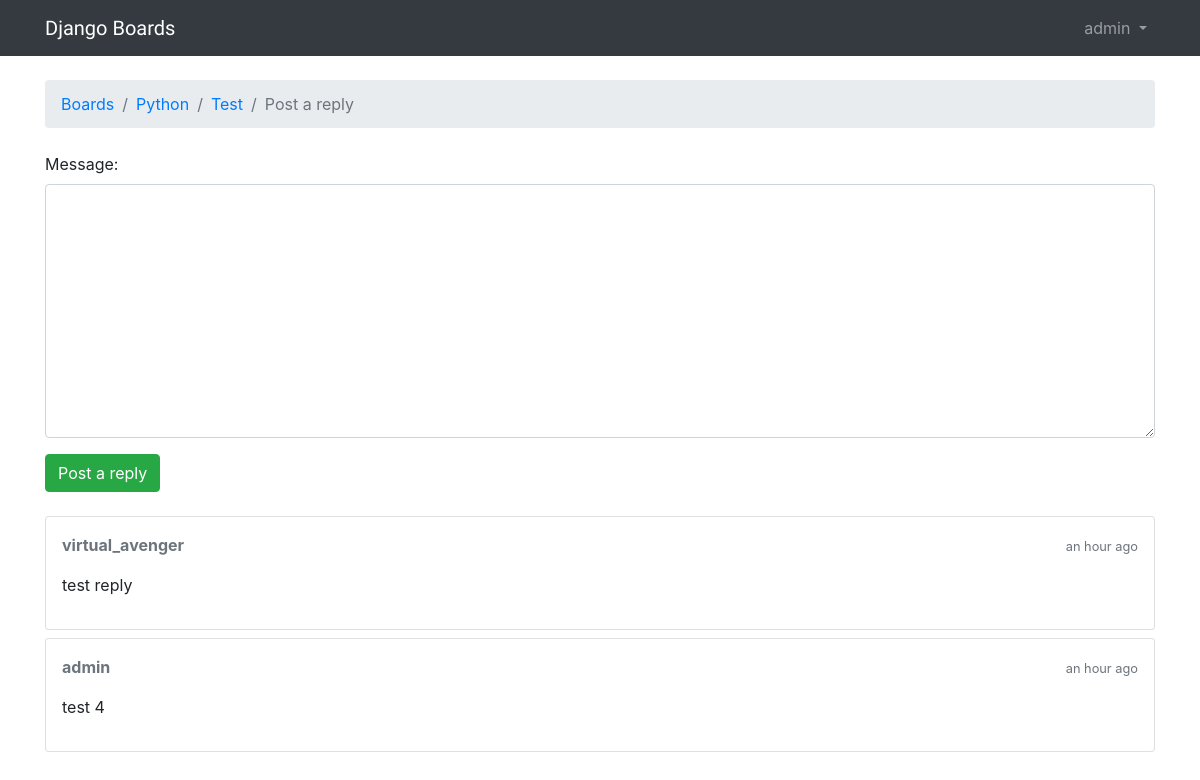
Page /boards/2/topics/3/reply/ (signed in) on the committed database.
### boards/models.py (models this page shows, shortened)
class Topic(models.Model):
    subject = models.CharField(max_length=225, unique=True)
    last_updated = models.DateTimeField(auto_now_add=True, null=True)
    board = models.ForeignKey(Board, related_name='topics', on_delete=models.CASCADE)
    starter = models.ForeignKey(User, related_name='topics', on_delete=models.SET('deleted user'))
    views = models.PositiveIntegerField(default=0)
    def get_last_ten_posts(self):
        return self.posts.order_by('-created_at')[:10]

class Board(models.Model):
    name = models.CharField(max_length=30, unique=True)
    description = models.CharField(max_length=100)

class Post(models.Model):
    message = models.TextField(max_length=400)
    topic = models.ForeignKey(Topic, related_name='posts', on_delete=models.CASCADE)
    created_at = models.DateTimeField(auto_now_add=True, null=True)
    updated_at = models.DateTimeField(null=True)
    created_by = models.ForeignKey(User, related_name='posts', on_delete=models.SET('deleted user'))
    updated_by = models.ForeignKey(User, null=True, related_name='+', on_delete=models.SET('deleted user'))
    def get_message_as_markdown(self):
        return mark_safe(markdown(self.message, safe_mode='escape'))

### boards/views.py (the view)
# urls.py: path('boards/<pk>/topics/<topic_pk>/reply/', views.reply_topic, name='reply_topic'),
@login_required
def reply_topic(request, pk, topic_pk):
    topic = get_object_or_404(Topic, board__pk=pk, pk=topic_pk)
    if request.method == 'POST':
        form = PostForm(request.POST)
        if form.is_valid():
            post = form.save(commit=False)
            post.topic = topic
            post.created_by = request.user
            post.save()
            topic.last_updated = timezone.now()
            topic.save()
            topic_url = reverse('topic_posts', kwargs={'pk': pk, 'topic_pk': topic_pk})
            topic_post_url = f'{topic_url}?page={topic.get_page_count()}#{post.pk}'
            return redirect(topic_post_url)
    else:
        form = PostForm()
    return render(request, 'reply_topic.html', {'topic': topic, 'form': form})

### boards/forms.py
class PostForm(forms.ModelForm):
    class Meta:
        model = Post
        fields = ['message', ]

### boards/templatetags/form_tags.py (called while the page is built)
@register.filter
def input_class(bound_field):
    css_class = ''
    if bound_field.form.is_bound:
        if bound_field.errors:
            css_class = 'is-invalid'
        elif field_type(bound_field) != 'PasswordInput':
            css_class = 'is-valid'
    return 'form-control {}'.format(css_class)

### templates/reply_topic.html (shortened to what this page needs)
{% extends 'base.html' %}
{% load humanize %}
{% load static %}
{% block stylesheet %}
  <link rel="stylesheet" href="https://cdn.jsdelivr.net/simplemde/latest/simplemde.min.css">
{% endblock %}
{% block breadcrumb %}
  <li class="breadcrumb-item"><a href="{% url 'home' %}">Boards</a></li>
  <li class="breadcrumb-item"><a href="{% url 'board_topics' topic.board.pk %}">{{ topic.board.name }}</a></li>
  <li class="breadcrumb-item"><a href="{% url 'topic_posts' topic.board.pk topic.pk %}">{{ topic.subject }}</a></li>
  <li class="breadcrumb-item active">Post a reply</li>
{% endblock %}
{% block content %}
  <form method="post" class="mb-4" novalidate>
    {% include 'includes/form.html' %}
    <button type="submit" class="btn btn-success">Post a reply</button>
  </form>
  {% for post in topic.get_last_ten_posts %}
    <div class="card mb-2">
      <div class="card-body p-3">
        <div class="row mb-3">
          <div class="col-6">
            <strong class="text-muted">{{ post.created_by.username }}</strong>
          </div>
          <div class="col-6 text-right">
            <small class="text-muted">{{ post.created_at|naturaltime }}</small>
          </div>
        </div>
        {{ post.get_message_as_markdown }}
      </div>
    </div>
  {% endfor %}
{% endblock %}

### templates/base.html (shortened to what this page needs)
{% load static %}
<!DOCTYPE html>
    <html>
      <head>
        <link rel="stylesheet" href="{% static 'css/bootstrap.min.css' %}">
        <link rel="stylesheet" href="{% static 'css/app.css' %}">
        {% block stylesheet %}{% endblock %}
      </head>
      <body>
        {% block body %}
        <nav class="navbar navbar-expand-sm navbar-dark bg-dark">
          <div class="container">
            <a class="navbar-brand" href="{% url 'home' %}">Django Boards</a>
            <div class="collapse navbar-collapse" id="mainMenu">
              {% if user.is_authenticated %}
                <ul class="navbar-nav ml-auto">
                  <li class="nav-item dropdown">
                    <a class="nav-link dropdown-toggle" href="#" id="userMenu" data-toggle="dropdown" aria-haspopup="true" aria-expanded="false">
                      {{ user.username }}
                    </a>
                  </li>
                </ul>
              {% else %}
                <form class="form-inline ml-auto">
                  <a href="{% url 'login' %}" class="btn btn-outline-secondary">Log in</a>
                  <a href="{% url 'signup' %}" class="btn btn-primary ml-2">Sign up</a>
                </form>
              {% endif %}
            </div>
          </div>
        </nav>
        <div class="container">
          <ol class="breadcrumb my-4">
            {% block breadcrumb %}
            {% endblock %}
          </ol>
          {% block content %}
          {% endblock %}
        </div>
      {% endblock %}
      </body>
    </html>

### static/css/app.css (style rules this page uses)
.navbar-brand { font-family: 'Peralta', cursive; }

### rows in the picture
Topic: board.name "Python", subject "Test"
Post: created_by.username "virtual_avenger", created_at "an hour ago", get_message_as_markdown "test reply"
Post: created_by.username "admin", created_at "an hour ago", get_message_as_markdown "test 4"

### other values in the picture
{{ user.username }} "admin"
{{ field.label_tag }} "Message:"
